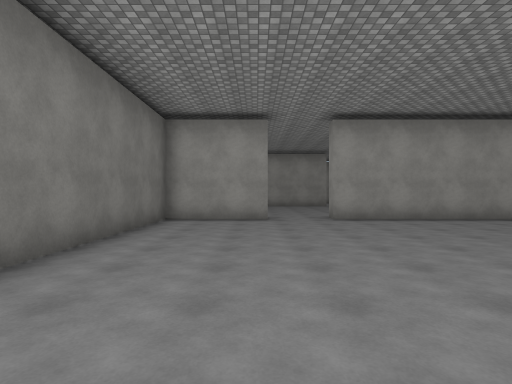
View 1 (above)

13 first-person views from a walk through a 3-D level made in the Unity game engine. The camera is 1.5 m above the floor, looks level and sees 80° across. Doors are open. The floor is counted in squares, 2 m on a side. Each view is taken from the middle of a square. On the plan, view 1 faces up. The plan holds only what a view shows up to about 10 squares ahead; the rest is blank. The place goes on beyond the plan. The player is left out. Surface patterns are stand-ins for the level's own textures.

View 2
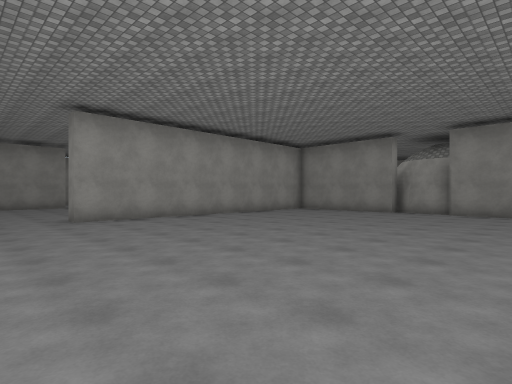

View 3
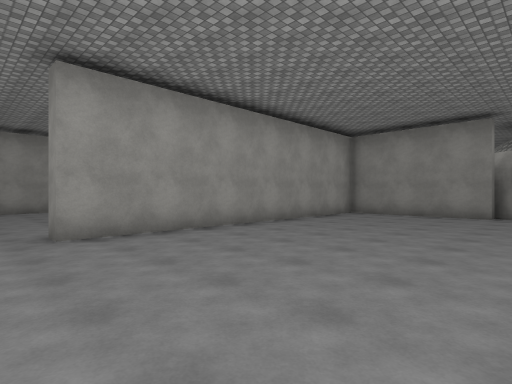

View 4
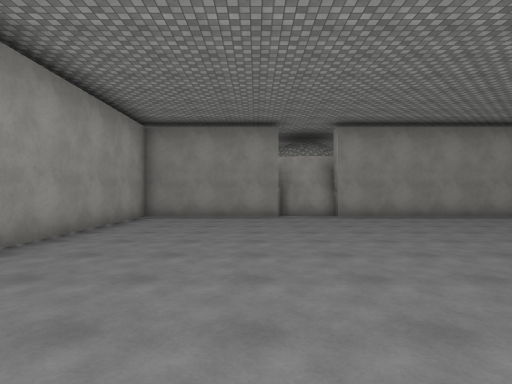

View 5
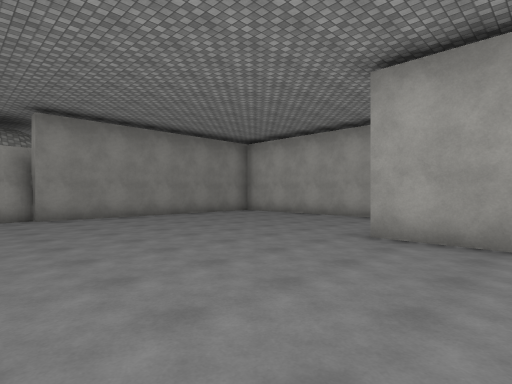

View 6
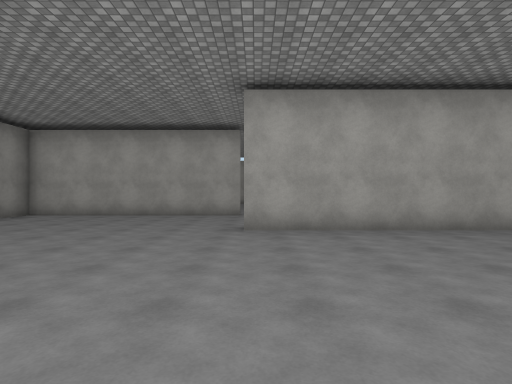

View 7
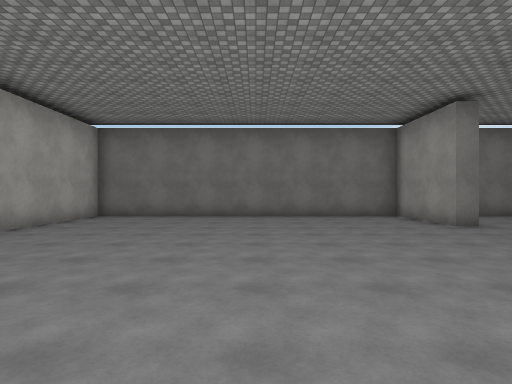

View 8
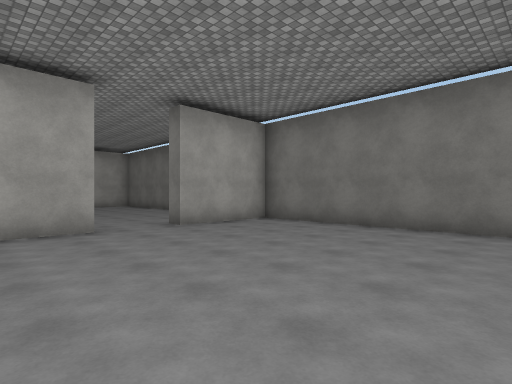

View 9
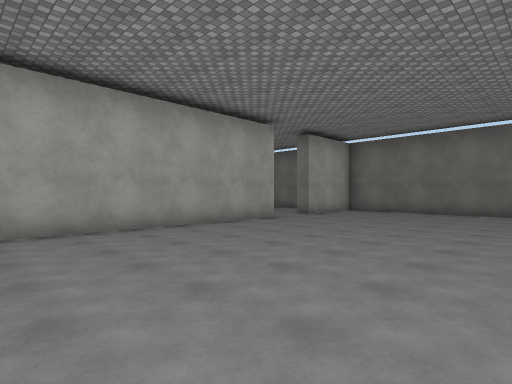

View 10
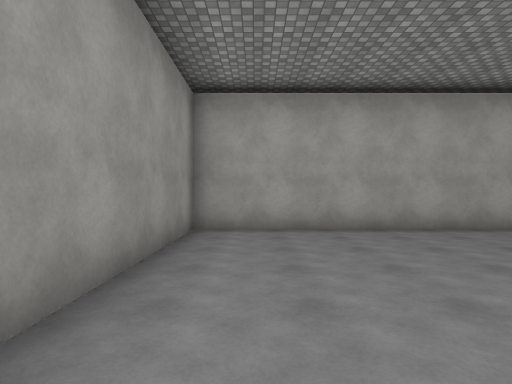

View 11
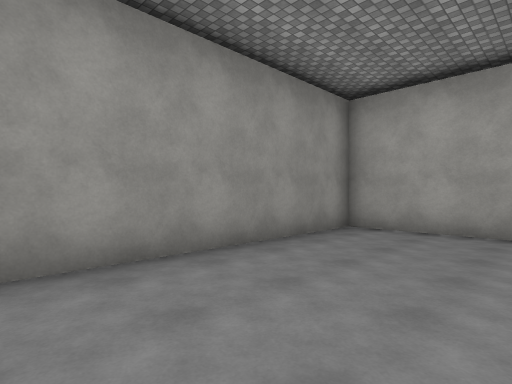

View 12
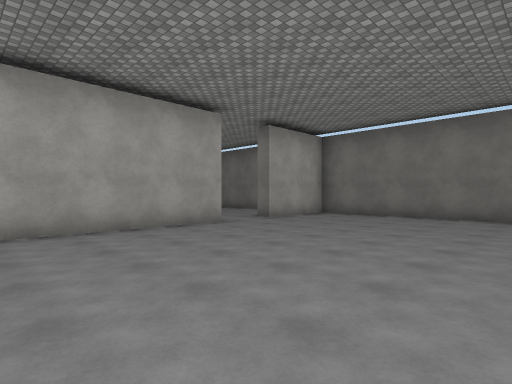

View 13
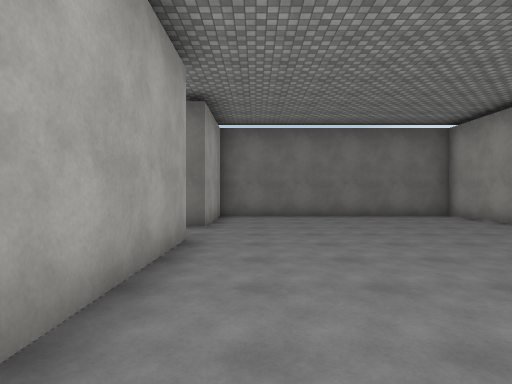

### Floor plan
Points are (right, up) in squares from view 1. A wall is a line through its corners. A room is listed if a view was taken in it or the views show most of it. See-through windows are left out.
Room 1 (views 1, 2, 3, 4, 5, 6, 7)
walls: (11.5, 2.5) (11.4, 3) (11.6, 3.8) (11.8, 4.3) (11.3, 4.3) (11.3, 8.4) (2.1, 8.4) (2.1, 8.9); (0.3, 8.9) (0.3, 8.4) (-2.5, 8.4) (-2.5, -0.9) (4.2, -0.9); (4.5, -4.8) (11.3, -4.8) (11.3, 2.5)
ways out: opening at (1.5, 9) to room 2; opening at (4, -3)
Room 2 (views 8, 9, 10, 11, 12, 13)
walls: (2.1, 8.9) (11.3, 8.9) (11.3, 14.8); (-2.5, 15.5) (-2.5, 8.9) (0.3, 8.9)
ways out: opening at (1.5, 9) to room 1

Where each view was taken, in squares from view 1:
view 1: 0 up, 0 right, facing up
view 2: 0 up, 0 right, facing up-right
view 3: 3 up, 1 right, facing up-right
view 4: 5 up, 2 right, facing right
view 5: 4 up, 2 right, facing down-right
view 6: 5 up, 4 right, facing down
view 7: 4 up, 7 right, facing left
view 8: 15 up, 4 right, facing down-left
view 9: 15 up, 9 right, facing down-left
view 10: 15 up, 10 right, facing down
view 11: 15 up, 8 right, facing down-right
view 12: 15 up, 7 right, facing down-left
view 13: 10 up, 7 right, facing left
